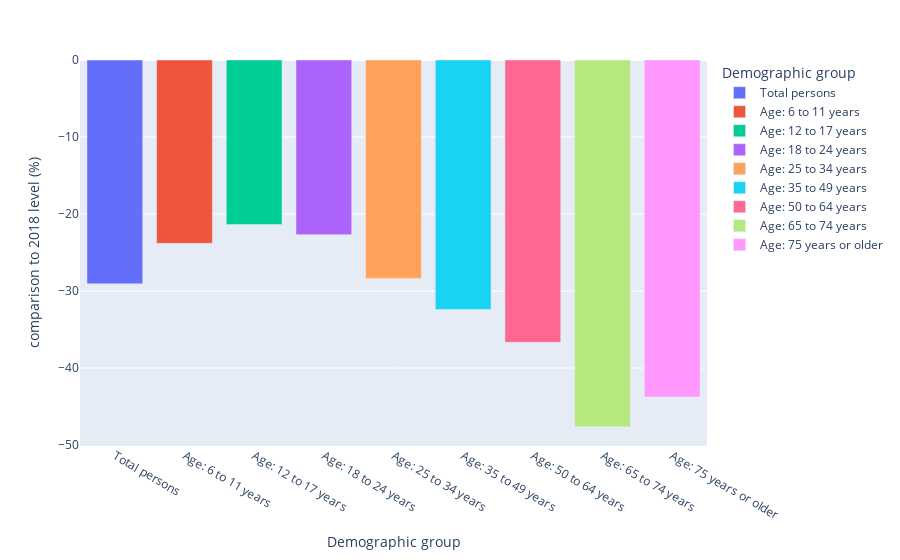

This figure's notebook cell:
### Markdown cell above
#### Observations :
In terms of raw participation, the group with the sharpest drop is the 18 to 24 years age group. As mentionned before, this can maybe be explained by the fact during the pandemic, many universities were closed, so universities implemented more online courses, which may have reduced the transportation needs of students after the pandemic. Also, maybe people preferred using individual transport means (bikes, cars) during the pandemic to avoid restrictions and kept this habit afterwards.
The second most impacted group are people from 25 to 34 years old. Maybe this can be explained by an increase in remote work after the pandemic
However, we have to keep in mind that the variation is bigger in these groups because they are already the groups with the highest participation

### Code cell
px.bar(data_frame = df_age2[(df_age2['year'] == '2022')], x='Demographic group', y='comparison to 2018 level (%)', color='Demographic group')

### Figure 1 — Plotly figure (JSON) as saved in the notebook; plotly's stock layout.template omitted (floating-point values rounded to 4 significant figures)
{"data": [{"alignmentgroup": "True", "hovertemplate": "Demographic group=%{x}<br>comparison to 2018 level (%)=%{y}<extra></extra>", "legendgroup": "Total persons", "marker": {"color": "#636efa", "pattern": {"shape": ""}}, "name": "Total persons", "offsetgroup": "Total persons", "orientation": "v", "showlegend": true, "textposition": "auto", "type": "bar", "x": ["Total persons"], "xaxis": "x", "y": [-29.07], "yaxis": "y"}, {"alignmentgroup": "True", "hovertemplate": "Demographic group=%{x}<br>comparison to 2018 level (%)=%{y}<extra></extra>", "legendgroup": "Age: 6 to 11 years", "marker": {"color": "#EF553B", "pattern": {"shape": ""}}, "name": "Age: 6 to 11 years", "offsetgroup": "Age: 6 to 11 years", "orientation": "v", "showlegend": true, "textposition": "auto", "type": "bar", "x": ["Age: 6 to 11 years"], "xaxis": "x", "y": [-23.81], "yaxis": "y"}, {"alignmentgroup": "True", "hovertemplate": "Demographic group=%{x}<br>comparison to 2018 level (%)=%{y}<extra></extra>", "legendgroup": "Age: 12 to 17 years", "marker": {"color": "#00cc96", "pattern": {"shape": ""}}, "name": "Age: 12 to 17 years", "offsetgroup": "Age: 12 to 17 years", "orientation": "v", "showlegend": true, "textposition": "auto", "type": "bar", "x": ["Age: 12 to 17 years"], "xaxis": "x", "y": [-21.37], "yaxis": "y"}, {"alignmentgroup": "True", "hovertemplate": "Demographic group=%{x}<br>comparison to 2018 level (%)=%{y}<extra></extra>", "legendgroup": "Age: 18 to 24 years", "marker": {"color": "#ab63fa", "pattern": {"shape": ""}}, "name": "Age: 18 to 24 years", "offsetgroup": "Age: 18 to 24 years", "orientation": "v", "showlegend": true, "textposition": "auto", "type": "bar", "x": ["Age: 18 to 24 years"], "xaxis": "x", "y": [-22.69], "yaxis": "y"}, {"alignmentgroup": "True", "hovertemplate": "Demographic group=%{x}<br>comparison to 2018 level (%)=%{y}<extra></extra>", "legendgroup": "Age: 25 to 34 years", "marker": {"color": "#FFA15A", "pattern": {"shape": ""}}, "name": "Age: 25 to 34 years", "offsetgroup": "Age: 25 to 34 years", "orientation": "v", "showlegend": true, "textposition": "auto", "type": "bar", "x": ["Age: 25 to 34 years"], "xaxis": "x", "y": [-28.36], "yaxis": "y"}, {"alignmentgroup": "True", "hovertemplate": "Demographic group=%{x}<br>comparison to 2018 level (%)=%{y}<extra></extra>", "legendgroup": "Age: 35 to 49 years", "marker": {"color": "#19d3f3", "pattern": {"shape": ""}}, "name": "Age: 35 to 49 years", "offsetgroup": "Age: 35 to 49 years", "orientation": "v", "showlegend": true, "textposition": "auto", "type": "bar", "x": ["Age: 35 to 49 years"], "xaxis": "x", "y": [-32.39], "yaxis": "y"}, {"alignmentgroup": "True", "hovertemplate": "Demographic group=%{x}<br>comparison to 2018 level (%)=%{y}<extra></extra>", "legendgroup": "Age: 50 to 64 years", "marker": {"color": "#FF6692", "pattern": {"shape": ""}}, "name": "Age: 50 to 64 years", "offsetgroup": "Age: 50 to 64 years", "orientation": "v", "showlegend": true, "textposition": "auto", "type": "bar", "x": ["Age: 50 to 64 years"], "xaxis": "x", "y": [-36.67], "yaxis": "y"}, {"alignmentgroup": "True", "hovertemplate": "Demographic group=%{x}<br>comparison to 2018 level (%)=%{y}<extra></extra>", "legendgroup": "Age: 65 to 74 years", "marker": {"color": "#B6E880", "pattern": {"shape": ""}}, "name": "Age: 65 to 74 years", "offsetgroup": "Age: 65 to 74 years", "orientation": "v", "showlegend": true, "textposition": "auto", "type": "bar", "x": ["Age: 65 to 74 years"], "xaxis": "x", "y": [-47.62], "yaxis": "y"}, {"alignmentgroup": "True", "hovertemplate": "Demographic group=%{x}<br>comparison to 2018 level (%)=%{y}<extra></extra>", "legendgroup": "Age: 75 years or older", "marker": {"color": "#FF97FF", "pattern": {"shape": ""}}, "name": "Age: 75 years or older", "offsetgroup": "Age: 75 years or older", "orientation": "v", "showlegend": true, "textposition": "auto", "type": "bar", "x": ["Age: 75 years or older"], "xaxis": "x", "y": [-43.75], "yaxis": "y"}], "layout": {"barmode": "relative", "legend": {"title": {"text": "Demographic group"}, "tracegroupgap": 0}, "margin": {"t": 60}, "xaxis": {"anchor": "y", "categoryarray": ["Total persons", "Age: 6 to 11 years", "Age: 12 to 17 years", "Age: 18 to 24 years", "Age: 25 to 34 years", "Age: 35 to 49 years", "Age: 50 to 64 years", "Age: 65 to 74 years", "Age: 75 years or older"], "categoryorder": "array", "domain": [0, 1], "title": {"text": "Demographic group"}}, "yaxis": {"anchor": "x", "domain": [0, 1], "title": {"text": "comparison to 2018 level (%)"}}}}
